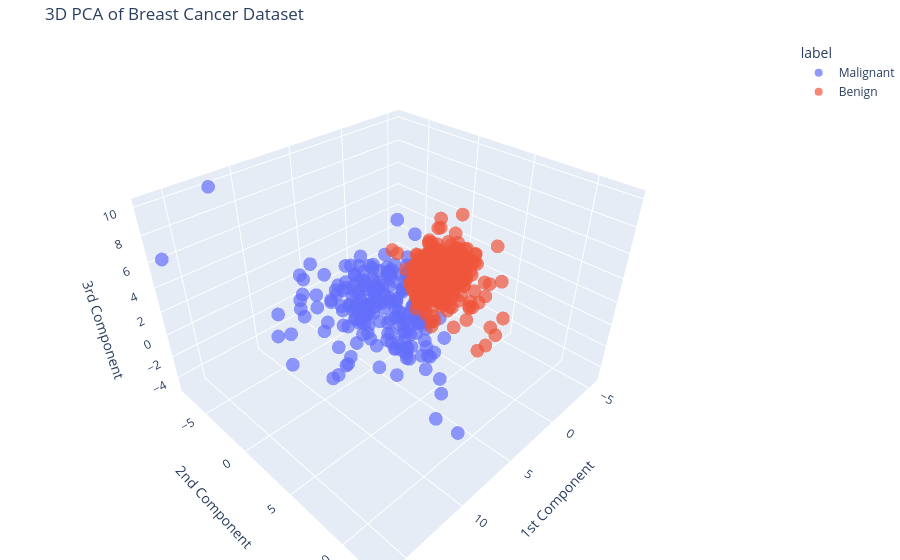

Here is the notebook cell this chart was saved with:
### Code cell
import plotly.express as px
fig = px.scatter_3d(
    df_pca, 
    x='PC1', 
    y='PC2', 
    z='PC3',
    color='label',      # Points colored by diagnosis
    title='3D PCA of Breast Cancer Dataset',
    labels={'PC1': '1st Component', 'PC2': '2nd Component', 'PC3': '3rd Component'},
    opacity=0.7,
    color_discrete_sequence=['#636EFA', '#EF553B'] 
)

# Updated layout for better visibility
fig.update_layout(margin=dict(l=0, r=0, b=0, t=40))
fig.show()

### Figure 1 — Plotly figure (JSON) as saved in the notebook; plotly's stock layout.template omitted (floating-point values rounded to 4 significant figures; data arrays with more than 128 entries replaced by an {"elided": "..."} marker saying what was removed)
{"data": [{"hovertemplate": "label=Malignant<br>1st Component=%{x}<br>2nd Component=%{y}<br>3rd Component=%{z}<extra></extra>", "legendgroup": "Malignant", "marker": {"color": "#636EFA", "opacity": 0.7, "symbol": "circle"}, "mode": "markers", "name": "Malignant", "scene": "scene", "showlegend": true, "type": "scatter3d", "x": {"elided": "212 float values"}, "y": {"elided": "212 float values"}, "z": {"elided": "212 float values"}}, {"hovertemplate": "label=Benign<br>1st Component=%{x}<br>2nd Component=%{y}<br>3rd Component=%{z}<extra></extra>", "legendgroup": "Benign", "marker": {"color": "#EF553B", "opacity": 0.7, "symbol": "circle"}, "mode": "markers", "name": "Benign", "scene": "scene", "showlegend": true, "type": "scatter3d", "x": {"elided": "357 float values"}, "y": {"elided": "357 float values"}, "z": {"elided": "357 float values"}}], "layout": {"legend": {"title": {"text": "label"}, "tracegroupgap": 0}, "margin": {"b": 0, "l": 0, "r": 0, "t": 40}, "scene": {"domain": {"x": [0, 1], "y": [0, 1]}, "xaxis": {"title": {"text": "1st Component"}}, "yaxis": {"title": {"text": "2nd Component"}}, "zaxis": {"title": {"text": "3rd Component"}}}, "title": {"text": "3D PCA of Breast Cancer Dataset"}}}
